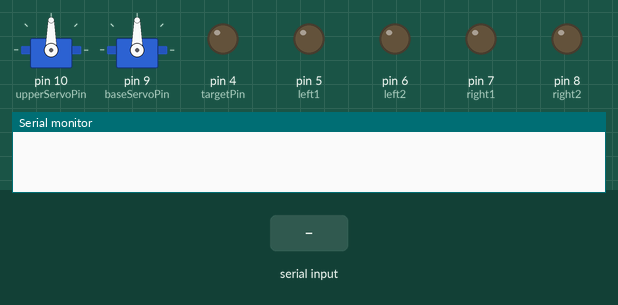
Simulated run of this sketch. Board: Arduino Uno, built with avr-gcc and run on an emulated ATmega328P. Parts: 2 × servo, output pins drawn as LEDs (lit = HIGH), the last lines printed to the serial monitor. The inputs (shaded band) are chosen by the test bench.

Above: at 1.2 s.
1.3 s: "1" received over the second serial link
At 2.0 s:
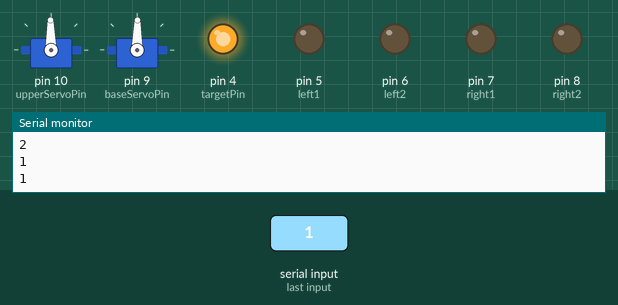
2.8 s: "0" received over the second serial link
At 4.2 s:
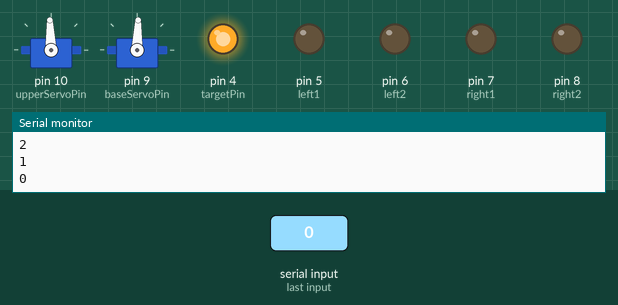
Timing chart, 0 to 5.8 s (numbered marks = the images above; inputs shaded):
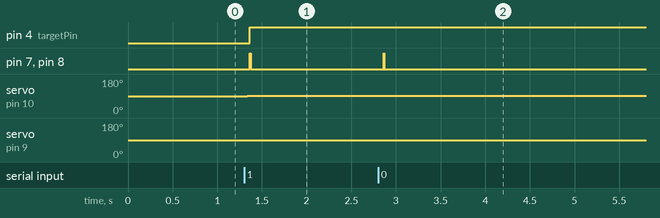

The sketch:

ASR_Car.ino
```cpp
#include <SoftwareSerial.h>  //enables XBee and Arduino to connect
#include <Servo.h>  //includes servo library
SoftwareSerial XBee(2, 3); // Connect XBee and Arduino

//variable initiation
//command read-in values
int leftSide;
int rightSide;
int lzrX;
int lzrY;
int lzrTog;
//pin assignments
int targetPin = 4;
int left1 = 5;
int left2 = 6;
int right1 = 7;
int right2 = 8;
int baseServoPin = 9;
int upperServoPin = 10;
//servo starting positions
int upperServoPos = 90;
int baseServoPos = 90;
//boolean values to help with code logic and continuity of control
boolean targetLaser = false;
boolean fwdLeft = false;
boolean fwdRight = false;
boolean backLeft = false;
boolean backRight = false;

//servos
Servo upperServo;
Servo baseServo;

void setup() {
  // begin serial communication
 Serial.begin(9600);
XBee.begin(9600);
//set output pin modes
pinMode(targetPin, OUTPUT);
pinMode(left1, OUTPUT);
pinMode(left2, OUTPUT);
pinMode(right1, OUTPUT);
pinMode(right2, OUTPUT);
//start with lasers off
digitalWrite(targetPin, LOW);
//attach and initiate servos
upperServo.attach(upperServoPin);
upperServo.write(upperServoPos);
baseServo.attach(baseServoPin);
baseServo.write(baseServoPos);
delay(30);

}

void loop() {

  // reset command value
int command = 0;
if (XBee.available()) //if it is receiving values
{
  command = XBee.read();  //the command is what it receives
  Serial.println(command);  //for debugging
}
if(command == 0) //if no command received
  {
//don’t move or do anything
  digitalWrite(right1, LOW);
  digitalWrite(right2, LOW);
  digitalWrite(left1, LOW);
  digitalWrite(left2, LOW);
  //digitalWrite(targetPin, LOW);
  //delay(10);
  }
  else{
    Serial.println(command); //for debugging
//parse the data using mod 3
    leftSide = (command - (command % 81)) / 81;
    Serial.println(leftSide);
    command = command % 81;
    rightSide = (command - (command % 27)) / 27;
    Serial.println(rightSide);
    command = command % 27;
    lzrX = (command - (command % 9)) / 9;
    Serial.println(lzrX);
    command = command % 9;
    lzrY = (command - (command % 3)) / 3;
    Serial.println(lzrY);
    command = command % 3;
    lzrTog = command;
    Serial.println(lzrTog);
//LEFT SIDE CAR CONTROL
    if(leftSide == 1)
    {
      backLeft = true;
      fwdLeft = false;
      //move left side car backwards
    }
    else if(leftSide == 2)
    {
      backLeft = false;
      fwdLeft = true;
      //move left side car forwards
    }
    else
    {
      backLeft = false;
      fwdLeft = false;
//don’t move
    }
//RIGHT SIDE CAR CONTROL
    if(rightSide == 1)
    {
      backRight = true;
      fwdLeft = false;
      //move right side car backwards
    }
    else if(rightSide == 2)
    {
      backRight = false;
      fwdRight = true;
      //move right side car forwards
    }
    else
    {
      backRight = false;
      fwdRight = false;
//don’t move
    }
//LEFT-RIGHT ARRAY CONTROL
    if(lzrX == 1)
    {
      lzrLeft(); //move lower servo one way
    }
    else if(lzrX == 2)
    {
      lzrRight(); // move lower servo the other way
    }
//UP-DOWN ARRAY CONTROL

    if(lzrY == 1)
    {
      lzrUp(); //move upper servo one way
    }
    else if(lzrY == 2)
    {
      lzrDown(); //move upper servo the other way
    }

//LASER CONTROL
    if(lzrTog == 1)
    {
      targetLaser = true; //targeting laser on
    }
    else if(lzrTog == 2)
    {
      targetLaser = false; //targeting laser off
    }
    else
    {
      //big laser code would go here but we did not have it in the demo for safety reasons

    }
    if(targetLaser)
    {
      digitalWrite(targetPin, HIGH); //laser on
    }
    else{
      digitalWrite(targetPin, LOW); //laser off
    }
    //left side
    if(backLeft) //left side moves backwards
{
      digitalWrite(left1, HIGH);
      digitalWrite(left2, HIGH);
    }
    else if(fwdLeft) //left side moves forwards
    {
      digitalWrite(left1, HIGH);
      digitalWrite(left2, LOW);
    }
    else //left side does not move
    {
      digitalWrite(left1, LOW);
      digitalWrite(left2, LOW);
    }
    //right side
    if(backRight) //right side moves backwards
{
      digitalWrite(right1, HIGH);
      digitalWrite(right2, HIGH);
    }
    else if(fwdRight) //right side moves forwards
    {
      digitalWrite(right1, HIGH);
      digitalWrite(right2, LOW);
    }
    else //right side does not move
    {
      digitalWrite(right1, LOW);
      digitalWrite(right2, LOW);
    }
  }
delay(10);
}
//helper methods
void lzrRight() //increments lower servo movement in one direction
{
  if(baseServoPos > 30) //cut off so no wires are tangled
      {
//move the servo one degree
        baseServoPos = baseServoPos - 1;
      baseServo.write(baseServoPos);
      delay(30);
      }
}
void lzrLeft() //increments lower servo movement in the other direction
{
  if(baseServoPos < 150) //cut off so no wires are tangled
      {
//move the servo one degree
        baseServoPos = baseServoPos + 1;
      baseServo.write(baseServoPos);
      delay(30);
      }
}
void lzrDown() //moves upper servo in one direction
{
   if(upperServoPos > 60) //cut off so laser cannot be aimed at car
      {
        upperServoPos = upperServoPos - 1;
      upperServo.write(upperServoPos);
      delay(30);
      }
}
void lzrUp() //moves upper servo in the other direction
{
  if(upperServoPos < 120) //cut off so laser cannot be aimed at people’s eyes for demo version
      {
        upperServoPos = upperServoPos + 1;
      upperServo.write(upperServoPos);
      delay(30);
      }
}
```

Measured:
- after the input at 1.3 s, pin 4 (targetPin): LOW → HIGH after 0.07 s; pin 7 (right1), pin 8 (right2): LOW → HIGH after 0.07 s, → LOW 0.01 s later; servo on pin 10 (upperServoPin): 90° → 91° at once; servo on pin 9 (baseServoPin): 90° → 89° at once
- after the input at 2.8 s, pin 7 (right1), pin 8 (right2): LOW → HIGH after 0.06 s, → LOW 0.01 s later; servo on pin 10 (upperServoPin): 91° → 92° at once; servo on pin 9 (baseServoPin): 89° → 88° at once
